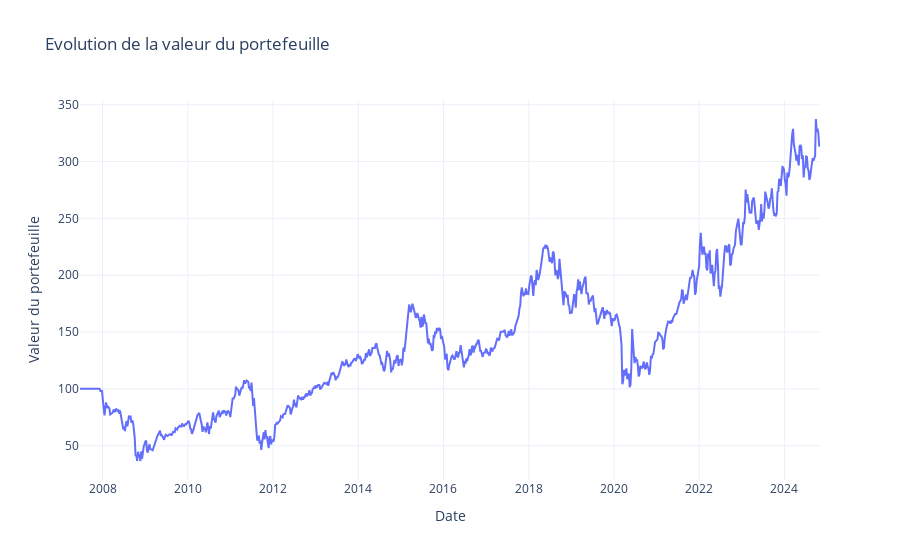
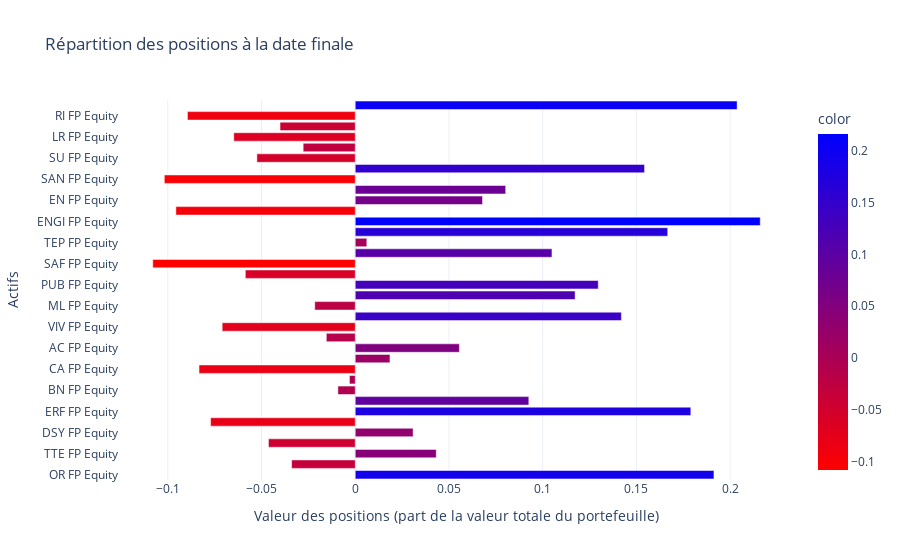

Here is the notebook cell these charts were saved with, in order:
### Markdown cell above
Un portefeuille **Value** est un portefeuille qui est *long* sur les actifs *cheap* et *short* sur les actifs *expensive*. Cela revient à exploiter les phénomènes de ***mean reversion***, cherchant à lutter contre les exagérations de marché. Pour mesurer si un actif est *cheap*, il faut comparer son prix à ce qu'il rapporte. La mesure de la cherté est laissée à la discrétion de l'utilisateur. Dans notre exemple, nous utilisons le PER. Concrètement, un actif dont le dernier PER en date est supérieur au PER moyen sur la période de calcul considéré sera jugé trop cher et nous le vendrons. L'inverse est fait si le PER final est inférieur au PER moyen.

La stratégie Value peut se voir comme l'opposé (ou le complémentaire) de la stratégie Momentum. On parie sur des titres qui sont délaissés par marché (les titres *cheap*), alors que Momentum parie sur les titres très prisés par le marché. Ces deux stratégies sont donc souvent combinées pour diversifier le risque.

 Dans notre exemple, une instance de la classe `Value` s'initialise à partir de quatre arguments : 
- un DataFrame contenant les données de PER pour chaque actif,
- la taille de la fenêtre de calcul (un entier),
- l'autorisation ou non de la vente à découvert (un booléen),
- l'équipondération ou non du portefeuille (un booléen).

### Code cell
from example_strategies import Value
PER_data = pd.read_csv("utils/PER.csv", delimiter = ";", na_values = "#N/A", index_col = "Dates")
PER_data.index = pd.to_datetime(PER_data.index , dayfirst=True)

value_strategy = Value(PER_data, 24, True)
backtest_value : bt = bt(data=df, strategy=value_strategy, frequence_rebalancement=8, initial_value= 100.0, transaction_cost=TRANSACTION_COST)
backtest_value.execute_backtest(risk_free_rate=0.03, mar=0.04, backend="plotly")

### Figure 1 — Plotly figure (JSON) as saved in the notebook; plotly's stock layout.template omitted (floating-point values rounded to 4 significant figures; data arrays with more than 128 entries replaced by an {"elided": "..."} marker saying what was removed)
{"data": [{"hovertemplate": "Date=%{x}<br>Valeur du portefeuille=%{y}<extra></extra>", "legendgroup": "", "line": {"color": "#636efa", "dash": "solid"}, "marker": {"symbol": "circle"}, "mode": "lines", "name": "", "orientation": "v", "showlegend": false, "type": "scatter", "x": {"elided": "879 str values"}, "xaxis": "x", "y": {"elided": "879 float values"}, "yaxis": "y"}], "layout": {"legend": {"tracegroupgap": 0}, "title": {"text": "Evolution de la valeur du portefeuille"}, "xaxis": {"anchor": "y", "domain": [0, 1], "showgrid": true, "tickformat": "%Y", "title": {"text": "Date"}}, "yaxis": {"anchor": "x", "domain": [0, 1], "title": {"text": "Valeur du portefeuille"}}}}

### Figure 2 — Plotly figure (JSON) as saved in the notebook; plotly's stock layout.template omitted (floating-point values rounded to 4 significant figures)
{"data": [{"alignmentgroup": "True", "hovertemplate": "Valeur des positions (part de la valeur totale du portefeuille)=%{x}<br>Actifs=%{y}<br>color=%{marker.color}<extra></extra>", "legendgroup": "", "marker": {"color": [0.1914, -0.03395, 0.04321, -0.0463, 0.03086, -0.07716, 0.179, 0.09259, -0.009259, -0.003086, -0.08333, 0.01852, 0.05556, -0.01543, -0.07099, 0.142, -0.0216, 0.1173, 0.1296, -0.05864, -0.108, 0.1049, 0.006173, 0.1667, 0.216, -0.09568, 0.0679, 0.08025, -0.1019, 0.1543, -0.05247, -0.02778, -0.06481, -0.04012, -0.08951, 0.2037], "coloraxis": "coloraxis", "pattern": {"shape": ""}}, "name": "", "offsetgroup": "", "orientation": "h", "showlegend": false, "textposition": "auto", "type": "bar", "x": [0.1914, -0.03395, 0.04321, -0.0463, 0.03086, -0.07716, 0.179, 0.09259, -0.009259, -0.003086, -0.08333, 0.01852, 0.05556, -0.01543, -0.07099, 0.142, -0.0216, 0.1173, 0.1296, -0.05864, -0.108, 0.1049, 0.006173, 0.1667, 0.216, -0.09568, 0.0679, 0.08025, -0.1019, 0.1543, -0.05247, -0.02778, -0.06481, -0.04012, -0.08951, 0.2037], "xaxis": "x", "y": ["OR FP Equity", "DG FP Equity", "TTE FP Equity", "AI FP Equity", "DSY FP Equity", "CS FP Equity", "ERF FP Equity", "BNP FP Equity", "BN FP Equity", "CAP FP Equity", "CA FP Equity", "SGO FP Equity", "AC FP Equity", "EL FP Equity", "VIV FP Equity", "MC FP Equity", "ML FP Equity", "KER FP Equity", "PUB FP Equity", "RNO FP Equity", "SAF FP Equity", "HO FP Equity", "TEP FP Equity", "RMS FP Equity", "ENGI FP Equity", "ORA FP Equity", "EN FP Equity", "VIE FP Equity", "SAN FP Equity", "GLE FP Equity", "SU FP Equity", "AIR FP Equity", "LR FP Equity", "ACA FP Equity", "RI FP Equity", "STMPA FP Equity"], "yaxis": "y"}], "layout": {"barmode": "relative", "coloraxis": {"colorbar": {"title": {"text": "color"}}, "colorscale": [[0, "red"], [1, "blue"]]}, "legend": {"tracegroupgap": 0}, "title": {"text": "Répartition des positions à la date finale"}, "xaxis": {"anchor": "y", "domain": [0, 1], "title": {"text": "Valeur des positions (part de la valeur totale du portefeuille)"}}, "yaxis": {"anchor": "x", "domain": [0, 1], "title": {"text": "Actifs"}}}}
